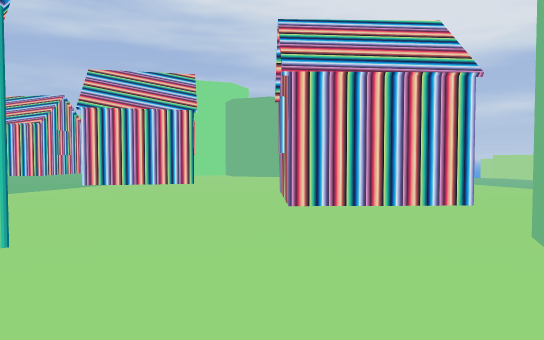
View 1 (above)

21 first-person views from a walk through a Godot game level. The camera is 1.3 m above the floor, tilts 2° down and sees 70° across. The floor is counted in squares, 2 m on a side. Each view is taken from the middle of a square. On the plan, view 1 faces up. The plan holds only what a view shows up to about 11 squares ahead; the rest is blank. The place goes on beyond the plan. Characters and animated objects are left out. Some surface patterns are stand-ins.

View 2
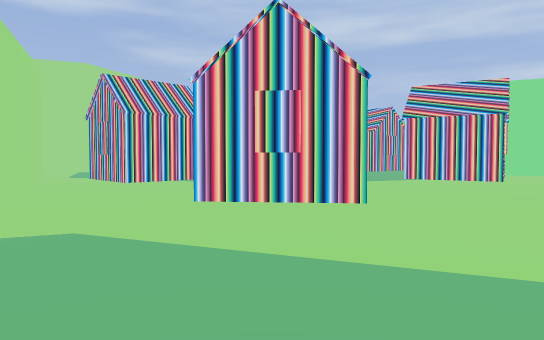

View 3
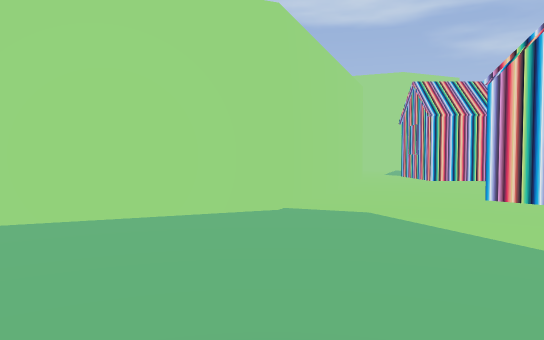

View 4
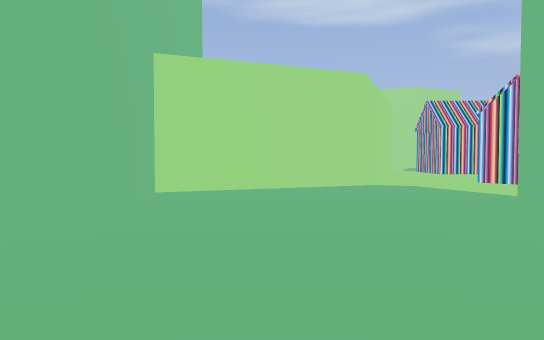

View 5
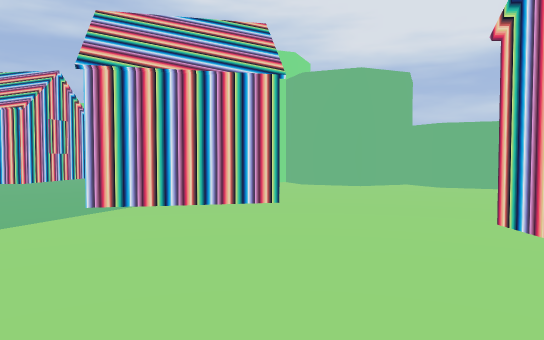

View 6
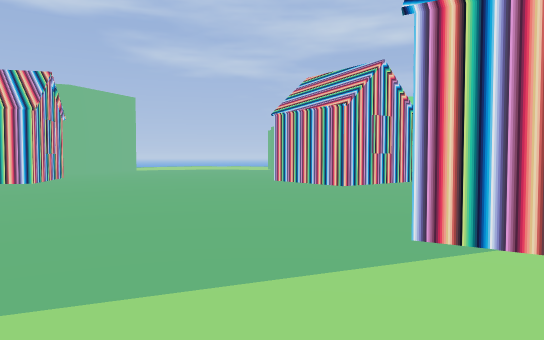

View 7
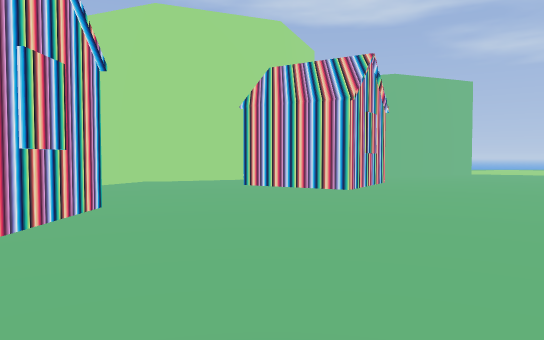

View 8
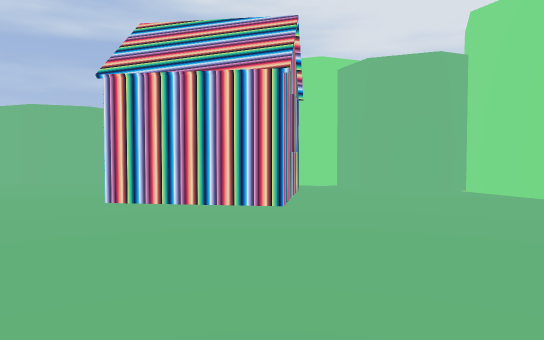

View 9
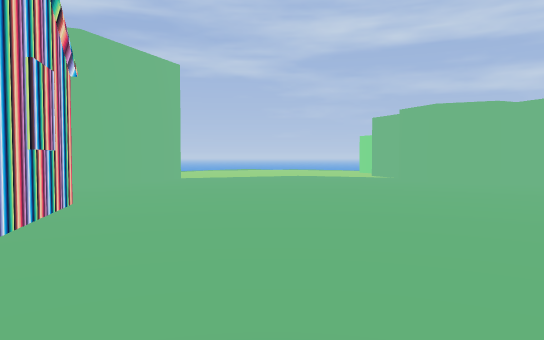

View 10
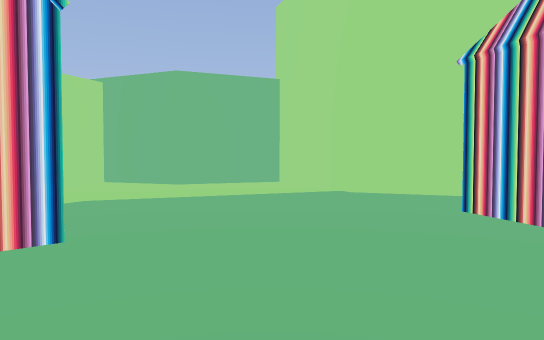

View 11
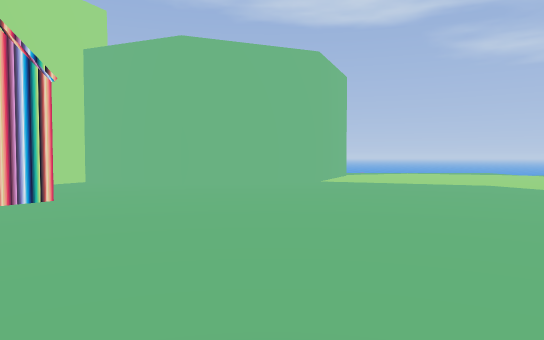

View 12
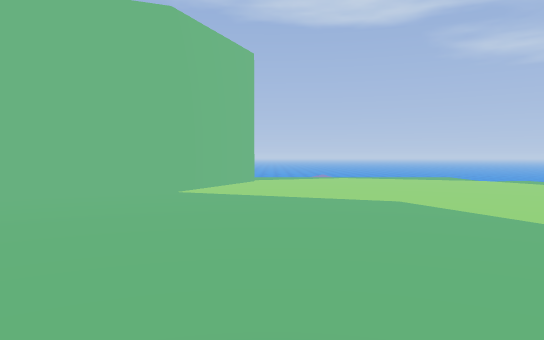

View 13
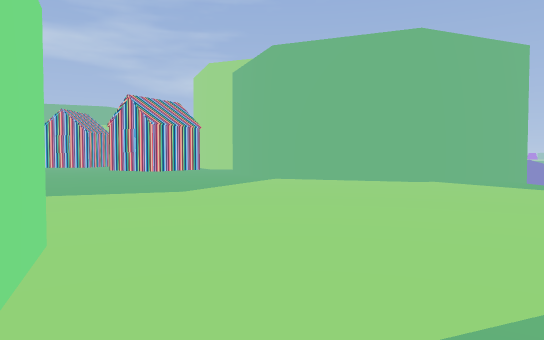

View 14
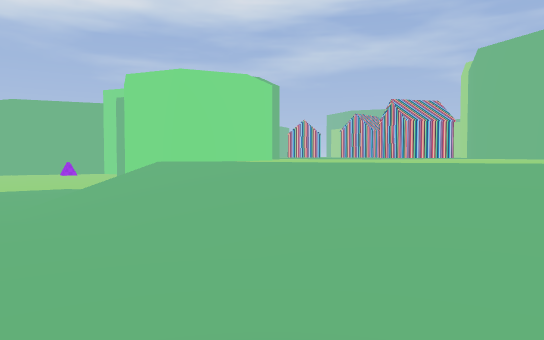

View 15
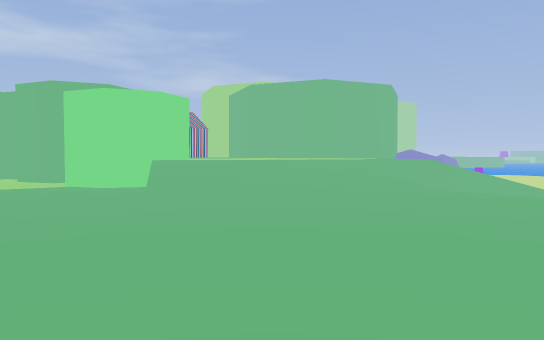

View 16
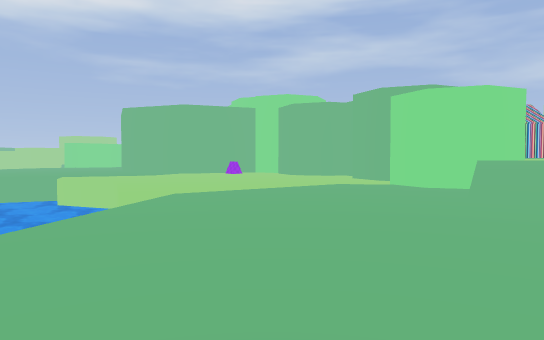

View 17
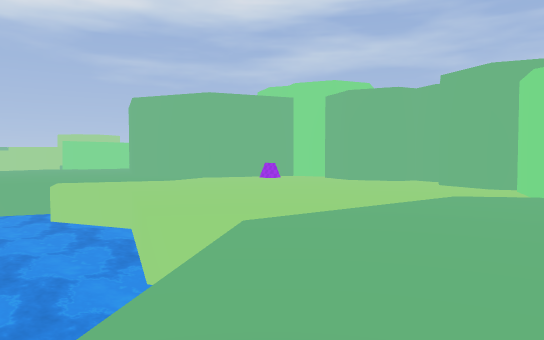

View 18
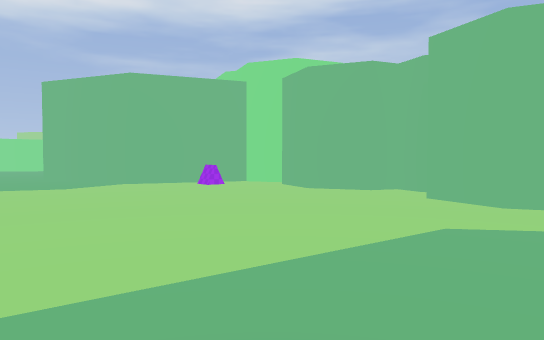

View 19
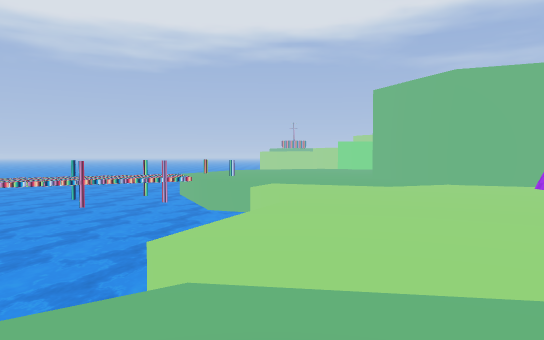

View 20
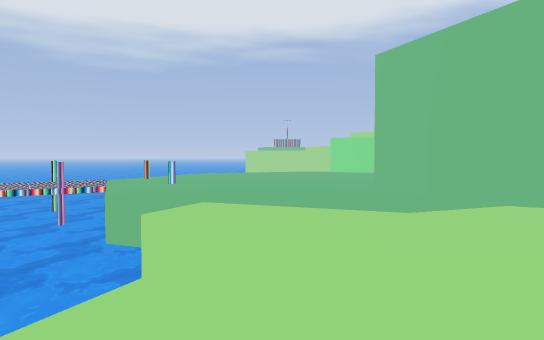

View 21
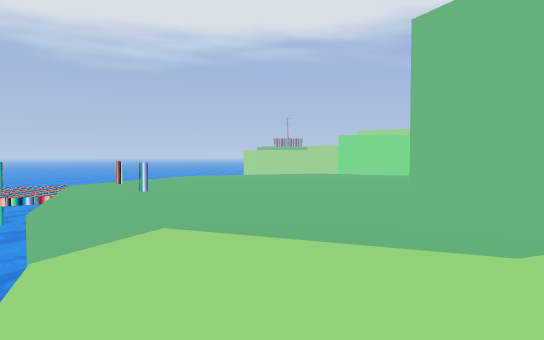

### Floor plan
Key: @ floor where view 1 was taken; # wall or solid block; . main floor; - floor 1.25 m lower than the main floor; / step, stairs or slope; = window, fence, low wall or low ledge; ≈ water the walk keeps out of.
Columns run from 27 left of view 1 to 6 right of it. Each row starts with its distance up from view 1.
 34                   ≈≈≈#  ≈≈≈≈
 33                  ≈≈≈≈≈--≈≈≈
 32       -≈≈≈     ≈≈≈≈≈≈≈- ≈≈
 31      -----≈   ≈≈≈≈≈≈≈≈≈---≈
 30     -------≈≈≈≈≈≈≈≈≈≈≈---=--
 29     --------≈≈≈≈≈≈≈≈≈--=----
 28    -------------≈≈-≈--------
 27   ≈-------------------------
 26   ------/-------------------
 25   ≈-/////-------------------
 24    ≈/////##--------####  ---
 23     /...###--------#
 22 ≈≈≈≈.....####-----##
 21   ........  #######
 20    .......#   ##
 19    ........   ##
 18    .........###.
 17   ..............    ##
 16   ...............   .###
 15  /####...........  #..##
 14  ##  ###.........###...####
 13        #................ .####
 12        ##..............  ....##
 11         #..............   ....
 10        ##.............. ##....
  9        #...###.........##....   ≈
  8        ##.  ##..............   ..
  7             #...............#  ..
  6           #.................##..
  5           #.....##..   .........
  4           ##.... ##.     ......
  3           #..... ##...  ##...#
  2           #............##....
  1           #..................
  0           ###...   ##......@.
 -1             #..     ###......##
 -2             ###       ###.....#
 -3                         #........
 -4                         ##........
 -5                          #.......
 -6                          ##.....
 -7                           ###.

Where each view was taken, in squares from view 1:
view 1: 0 up, 0 right, facing up
view 2: 2 down, 1 right, facing up-left
view 3: 2 down, 2 right, facing left
view 4: 4 down, 6 right, facing left
view 5: 4 up, 2 left, facing up
view 6: 6 up, 3 left, facing up-left
view 7: 7 up, 6 left, facing left
view 8: 8 up, 8 left, facing up
view 9: 8 up, 10 left, facing up-left
view 10: 8 up, 10 left, facing down-left
view 11: 13 up, 10 left, facing left
view 12: 16 up, 13 left, facing left
view 13: 24 up, 20 left, facing down
view 14: 27 up, 24 left, facing down-right
view 15: 32 up, 21 left, facing down
view 16: 32 up, 21 left, facing down-right
view 17: 31 up, 18 left, facing down-right
view 18: 28 up, 17 left, facing down-right
view 19: 28 up, 17 left, facing right
view 20: 27 up, 13 left, facing right
view 21: 27 up, 11 left, facing right
